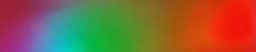
#> input picture recorte_rojo_prueba.png, 128 x 26 px, found by its file name (shown 2 times larger)
$ python 'Promedio_Gráfica.py'
#> lines starting #> are read from the running program, lines starting #| are printed output that depends on the picture
from PIL import Image
import numpy as np
import matplotlib.pyplot as plt

# Ruta de la imagen
image_path = r'C:\Users\thebl\OneDrive\Escritorio\Espectrofotometro_Celular\recorte_rojo_prueba.png'
image = Image.open(image_path).convert('RGB')  # Convertir a RGB para eliminar canal alfa si existe

# Convertir la imagen a un array numpy
image_np = np.array(image)
height, width, _ = image_np.shape
#> height = 26; width = 128

# Convertir la imagen a escala de grises para calcular la intensidad
gray_image = np.mean(image_np, axis=2)  # Promedio de los canales RGB para escala de grises
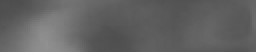
#> gray_image: shape (26, 128) float64 (shown 2 times larger); min 77.67, max 144, mean 98.5

# Calcular la intensidad promedio en cada columna
column_intensity = gray_image.mean(axis=0)
#> column_intensity = 128 values, max 127.5 at index 25, min 86.82 at index 56, mean 98.55

# Graficar la intensidad promedio de cada columna
plt.figure(figsize=(10, 5))
plt.plot(column_intensity, color='blue', label='Intensidad Promedio')
plt.title('Intensidad Promedio por Columna')
plt.xlabel('Columna')
plt.ylabel('Intensidad Promedio (0-255)')
plt.legend()
plt.grid(True)
plt.show()
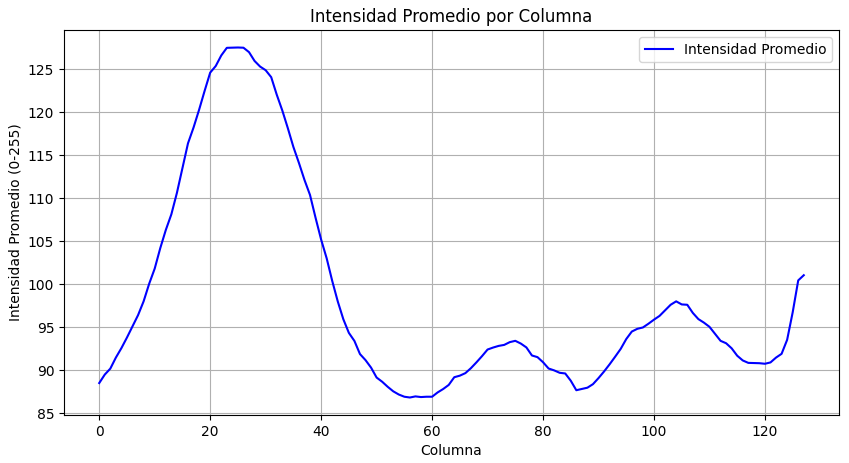
#> figure drawn by matplotlib, 1 panel; curve peaks at x = 25, y = 127.5
